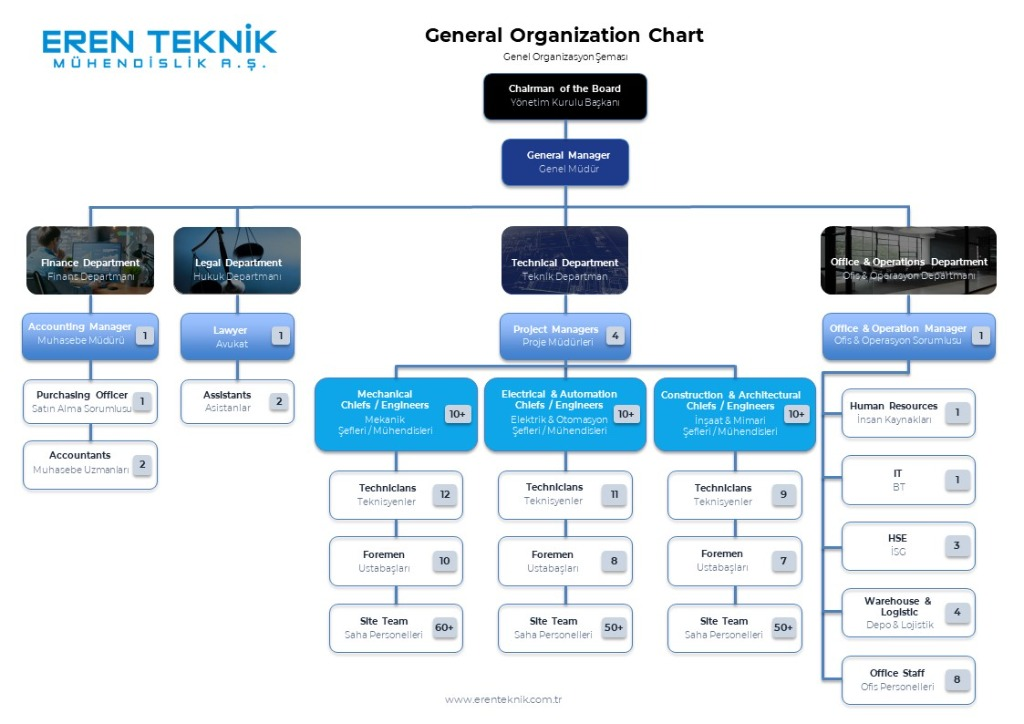
#> input picture public/org-chart.jpg, 1024 x 724 px
$ python process_images.py public/org-chart.jpg
#> lines starting #> are read from the running program, lines starting #| are printed output that depends on the picture
import sys
from PIL import Image

def process(filepath):
#> called with filepath = 'public/org-chart.jpg'
    try:
        im = Image.open(filepath)
#> im is the input picture: PIL image 1024x724 RGB; mean R, G, B 218.2, 228.4, 235.5
        im = im.convert("RGBA")
#> im: PIL image 1024x724 RGBA

        # Transparent background for white pixels (fuzziness)
        datas = im.getdata()
        new_data = []
        for item in datas:
            # White threshold
            if item[0] > 240 and item[1] > 240 and item[2] > 240:
                new_data.append((255, 255, 255, 0))
            else:
                new_data.append(item)
#> after the loop, new_data = 741376 items
        im.putdata(new_data)

        # Crop transparent space
        bbox = im.getbbox()
#> bbox = (20, 22, 998, 708)
        if bbox:
            im = im.crop(bbox)
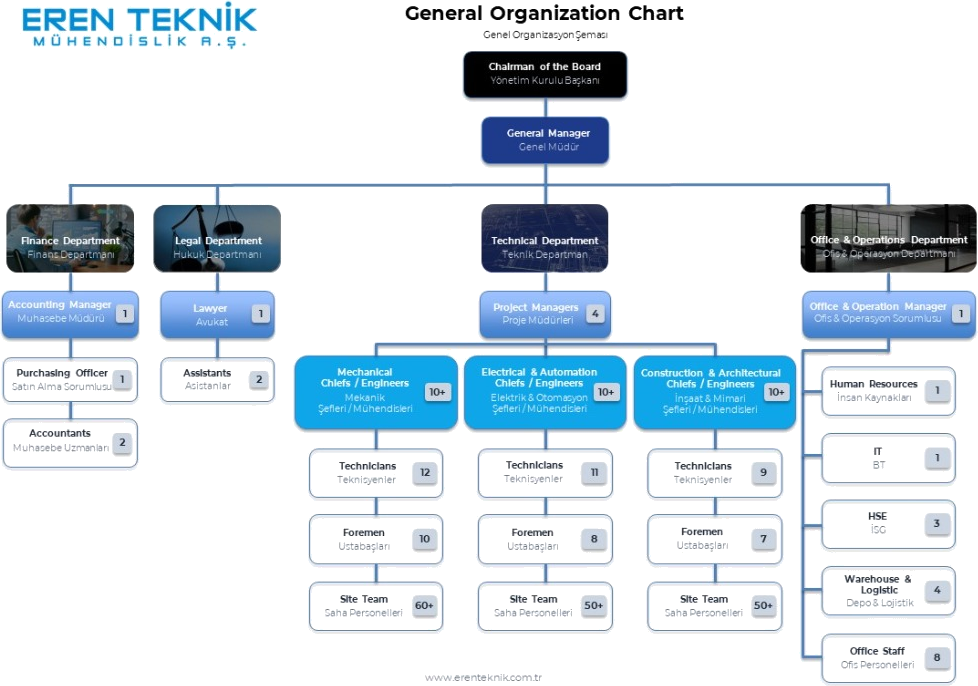
#> im: PIL image 978x686 RGBA; mean R, G, B, A 215, 225.9, 233.9, 71.8; transparent parts drawn white

        im.save(filepath)
        print(f"Processed: {filepath}")
    except Exception as e:
        print(f"Error processing {filepath}: {e}")

for f in sys.argv[1:]:
    process(f)
